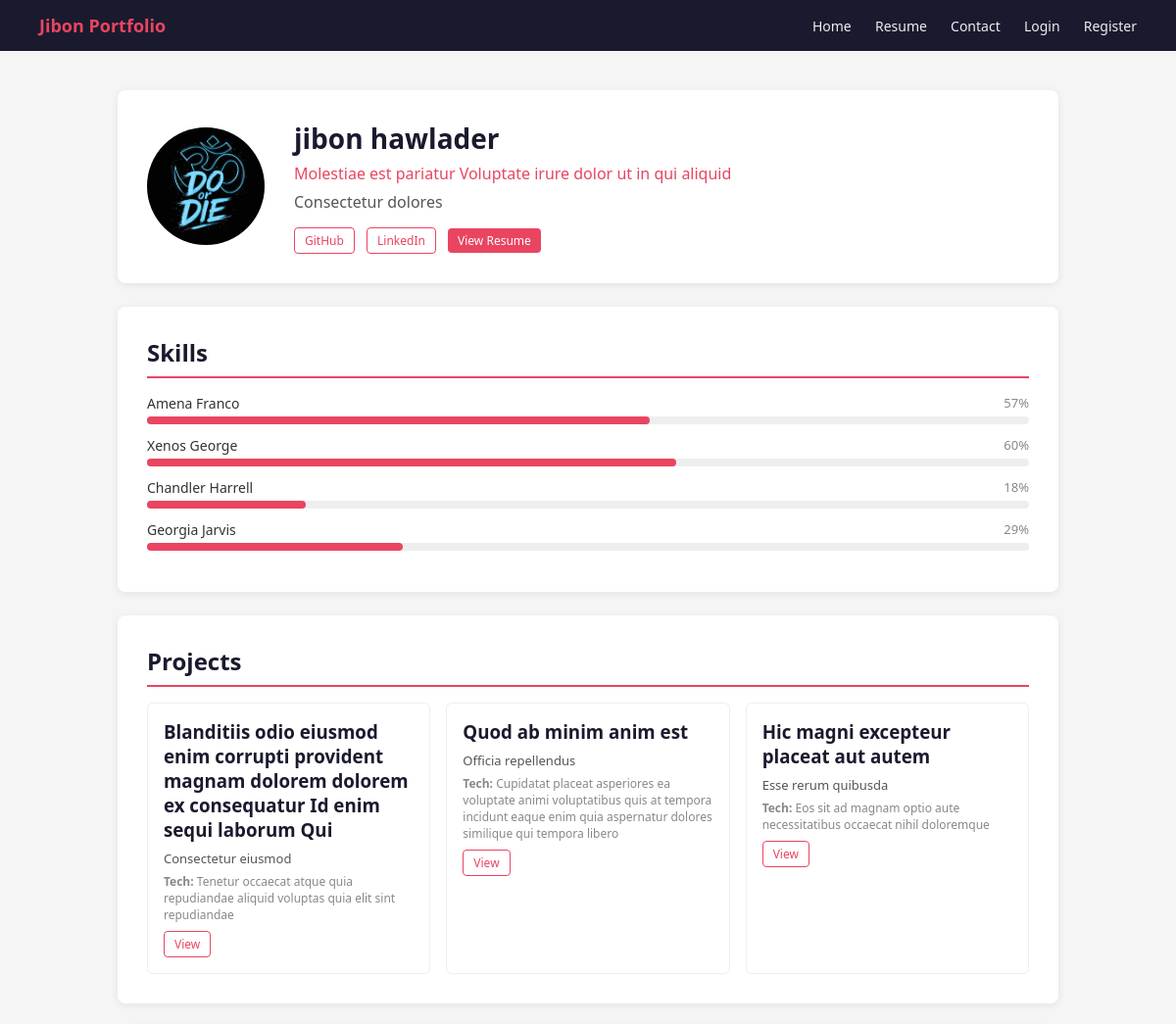
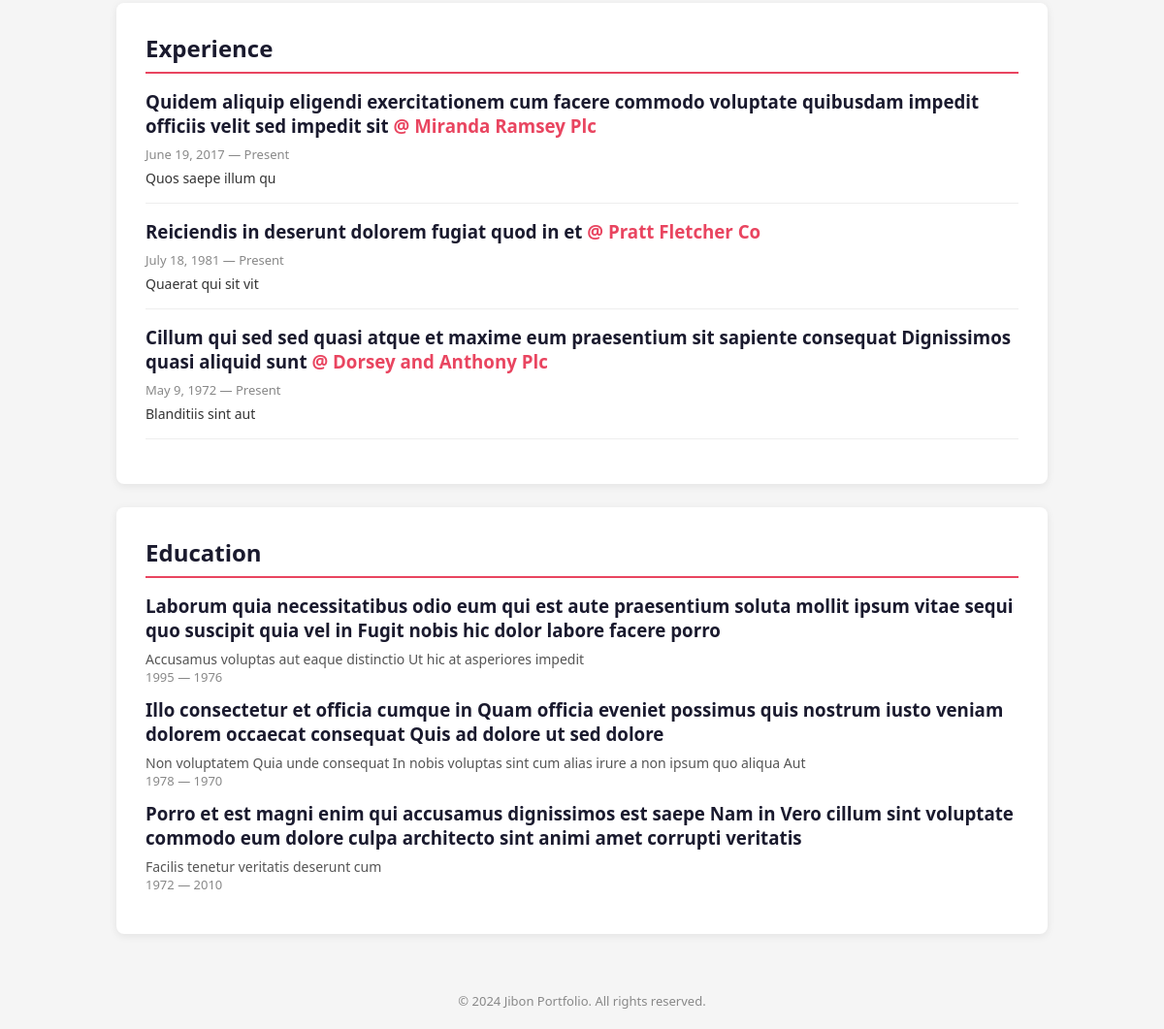
The page / on the database its author committed (2 pictures, top to bottom).
### Portfolio/models.py (models this page shows, shortened)
class Profile(models.Model):
    name = models.CharField(max_length=100)
    title = models.CharField(max_length=150)
    bio = models.TextField()
    email = models.EmailField()
    phone = models.CharField(max_length=20, blank=True)
    address = models.CharField(max_length=200, blank=True)
    github = models.URLField(blank=True)
    linkedin = models.URLField(blank=True)
    photo = models.ImageField(upload_to='profile/', blank=True, null=True)

class Skill(models.Model):
    name = models.CharField(max_length=100)
    level = models.IntegerField(default=80, help_text="Percentage 0-100")

class Project(models.Model):
    title = models.CharField(max_length=200)
    description = models.TextField()
    tech_stack = models.CharField(max_length=200)
    url = models.URLField(blank=True)
    created_at = models.DateField(auto_now_add=True)

class Experience(models.Model):
    company = models.CharField(max_length=150)
    role = models.CharField(max_length=150)
    start_date = models.DateField()
    end_date = models.DateField(null=True, blank=True)
    description = models.TextField(blank=True)
    is_current = models.BooleanField(default=False)
    class Meta:
        ordering = ['-start_date']

class Education(models.Model):
    institution = models.CharField(max_length=200)
    degree = models.CharField(max_length=200)
    field = models.CharField(max_length=150)
    start_year = models.IntegerField()
    end_year = models.IntegerField(null=True, blank=True)
    class Meta:
        ordering = ['-start_year']

### Portfolio/views.py (the view)
# urls.py: path('', views.home, name='home'),
def home(request):
    profile = Profile.objects.first()
    skills = Skill.objects.all()
    projects = Project.objects.all()
    experiences = Experience.objects.all()
    educations = Education.objects.all()
    return render(request, 'portfolio/home.html', {
        'profile': profile, 'skills': skills,
        'projects': projects, 'experiences': experiences, 'educations': educations,
    })

### templates/portfolio/home.html (shortened to what this page needs)
{% extends 'portfolio/base.html' %}
{% block content %}
<div class="container">
  {% if profile %}
  <div class="card" style="display:flex;gap:30px;align-items:center;">
    {% if profile.photo %}
      <img src="{{ profile.photo.url }}" alt="photo" style="width:120px;height:120px;border-radius:50%;object-fit:cover;">
    {% else %}
      <div style="width:120px;height:120px;border-radius:50%;background:#1a1a2e;display:flex;align-items:center;justify-content:center;color:#e94560;font-size:40px;font-weight:bold;">
        {{ profile.name|first }}
      </div>
    {% endif %}
    <div>
      <h1 style="font-size:28px;color:#1a1a2e;">{{ profile.name }}</h1>
      <p style="color:#e94560;font-size:16px;margin:6px 0;">{{ profile.title }}</p>
      <p style="color:#555;line-height:1.6;">{{ profile.bio }}</p>
      <div style="margin-top:12px;">
        {% if profile.github %}<a href="{{ profile.github }}" class="btn btn-outline btn-sm" target="_blank">GitHub</a>{% endif %}
        {% if profile.linkedin %}<a href="{{ profile.linkedin }}" class="btn btn-outline btn-sm" target="_blank" style="margin-left:8px;">LinkedIn</a>{% endif %}
        <a href="{% url 'resume' %}" class="btn btn-sm" style="margin-left:8px;">View Resume</a>
      </div>
    </div>
  </div>
  {% endif %}
  {% if skills %}
  <div class="card">
    <h2>Skills</h2>
    {% for skill in skills %}
    <div style="margin-bottom:12px;">
      <div style="display:flex;justify-content:space-between;margin-bottom:4px;">
        <span style="font-size:14px;font-weight:500;">{{ skill.name }}</span>
        <span style="font-size:13px;color:#888;">{{ skill.level }}%</span>
      </div>
      <div style="background:#eee;border-radius:4px;height:8px;">
        <div style="background:#e94560;width:{{ skill.level }}%;height:8px;border-radius:4px;"></div>
      </div>
    </div>
    {% endfor %}
  </div>
  {% endif %}
  {% if projects %}
  <div class="card">
    <h2>Projects</h2>
    <div style="display:grid;grid-template-columns:repeat(auto-fill,minmax(280px,1fr));gap:16px;">
      {% for p in projects %}
      <div style="border:1px solid #eee;border-radius:6px;padding:16px;">
        <h3>{{ p.title }}</h3>
        <p style="font-size:13px;color:#555;margin:6px 0;">{{ p.description }}</p>
        <p style="font-size:12px;color:#888;margin-bottom:8px;"><strong>Tech:</strong> {{ p.tech_stack }}</p>
        {% if p.url %}<a href="{{ p.url }}" class="btn btn-sm btn-outline" target="_blank">View</a>{% endif %}
      </div>
      {% endfor %}
    </div>
  </div>
  {% endif %}
  {% if experiences %}
  <div class="card">
    <h2>Experience</h2>
    {% for exp in experiences %}
    <div style="margin-bottom:16px;padding-bottom:16px;border-bottom:1px solid #eee;">
      <h3>{{ exp.role }} <span style="color:#e94560;">@ {{ exp.company }}</span></h3>
      <p style="font-size:13px;color:#888;">{{ exp.start_date }} — {% if exp.is_current %}Present{% else %}{{ exp.end_date }}{% endif %}</p>
      {% if exp.description %}<p style="font-size:14px;margin-top:6px;">{{ exp.description }}</p>{% endif %}
    </div>
    {% endfor %}
  </div>
  {% endif %}
  {% if educations %}
  <div class="card">
    <h2>Education</h2>
    {% for edu in educations %}
    <div style="margin-bottom:12px;">
      <h3>{{ edu.degree }} in {{ edu.field }}</h3>
      <p style="font-size:14px;color:#555;">{{ edu.institution }}</p>
      <p style="font-size:13px;color:#888;">{{ edu.start_year }} — {% if edu.end_year %}{{ edu.end_year }}{% else %}Present{% endif %}</p>
    </div>
    {% endfor %}
  </div>
  {% endif %}
</div>
{% endblock %}

### templates/portfolio/base.html (shortened to what this page needs)
<!DOCTYPE html>
<html lang="en">
<head>
</head>
<body>
<nav>
  <a href="{% url 'home' %}" class="brand">Jibon Portfolio</a>
  <div>
    <a href="{% url 'home' %}">Home</a>
    <a href="{% url 'resume' %}">Resume</a>
    <a href="{% url 'contact' %}">Contact</a>
    {% if user.is_authenticated %}
      <a href="{% url 'dashboard' %}">Dashboard</a>
      <a href="{% url 'logout' %}">Logout</a>
    {% else %}
      <a href="{% url 'login' %}">Login</a>
      <a href="{% url 'register' %}">Register</a>
    {% endif %}
  </div>
</nav>
{% block content %}{% endblock %}
<footer>&copy; 2024 Jibon Portfolio. All rights reserved.</footer>
</body>
</html>

### templates/portfolio/base.html (style rules this page uses)
* { margin: 0; padding: 0; box-sizing: border-box; }
body { font-family: 'Segoe UI', sans-serif; background: #f5f5f5; color: #333; }
nav { background: #1a1a2e; padding: 14px 40px; display: flex; justify-content: space-between; align-items: center; }
nav a { color: #eee; text-decoration: none; margin-left: 20px; font-size: 14px; }
nav .brand { color: #e94560; font-weight: bold; font-size: 18px; margin-left: 0; }
.container { max-width: 1000px; margin: 40px auto; padding: 0 20px; }
.card { background: #fff; border-radius: 8px; padding: 30px; margin-bottom: 24px; box-shadow: 0 2px 8px rgba(0,0,0,.08); }
h2 { color: #1a1a2e; margin-bottom: 16px; border-bottom: 2px solid #e94560; padding-bottom: 8px; }
h3 { color: #1a1a2e; margin-bottom: 8px; }
.btn { display: inline-block; padding: 8px 18px; background: #e94560; color: #fff; border: none; border-radius: 4px; cursor: pointer; text-decoration: none; font-size: 14px; }
.btn-sm { padding: 4px 10px; font-size: 12px; }
.btn-outline { background: transparent; border: 1px solid #e94560; color: #e94560; }
footer { text-align: center; padding: 20px; color: #888; font-size: 13px; margin-top: 40px; }

### rows shown on the page
Profile: photo (picture), name "jibon hawlader", title "Molestiae est pariatur Voluptate irure dolor ut in qui aliquid", bio "Consectetur dolores"
Skill: name "Amena Franco", level "57"
Skill: name "Xenos George", level "60"
Skill: name "Chandler Harrell", level "18"
Skill: name "Georgia Jarvis", level "29"
Project: title "Blanditiis odio eiusmod enim corrupti provident magnam dolorem dolorem ex consequatur Id enim sequi laborum Qui", description "Consectetur eiusmod", tech_stack "Tenetur occaecat atque quia repudiandae aliquid voluptas quia elit sint repudiandae"
Project: title "Quod ab minim anim est", description "Officia repellendus", tech_stack "Cupidatat placeat asperiores ea voluptate animi voluptatibus quis at tempora incidunt eaque enim quia aspernatur dolores similique qui tempora libero"
Project: title "Hic magni excepteur placeat aut autem", description "Esse rerum quibusda", tech_stack "Eos sit ad magnam optio aute necessitatibus occaecat nihil doloremque"
Experience: role "Quidem aliquip eligendi exercitationem cum facere commodo voluptate quibusdam impedit officiis velit sed impedit sit", company "Miranda Ramsey Plc", start_date "June 19, 2017", is_current "Present", description "Quos saepe illum qu"
Experience: role "Reiciendis in deserunt dolorem fugiat quod in et", company "Pratt Fletcher Co", start_date "July 18, 1981", is_current "Present", description "Quaerat qui sit vit"
Experience: role "Cillum qui sed sed quasi atque et maxime eum praesentium sit sapiente consequat Dignissimos quasi aliquid sunt", company "Dorsey and Anthony Plc", start_date "May 9, 1972", is_current "Present", description "Blanditiis sint aut"
Education: degree "Laborum quia necessitatibus odio eum qui est aute praesentium soluta mollit ipsum vitae sequi quo suscipit quia vel", field "Fugit nobis hic dolor labore facere porro", institution "Accusamus voluptas aut eaque distinctio Ut hic at asperiores impedit", start_year "1995", end_year "1976"
Education: degree "Illo consectetur et officia cumque", field "Quam officia eveniet possimus quis nostrum iusto veniam dolorem occaecat consequat Quis ad dolore ut sed dolore", institution "Non voluptatem Quia unde consequat In nobis voluptas sint cum alias irure a non ipsum quo aliqua Aut", start_year "1978", end_year "1970"
Education: degree "Porro et est magni enim qui accusamus dignissimos est saepe Nam", field "Vero cillum sint voluptate commodo eum dolore culpa architecto sint animi amet corrupti veritatis", institution "Facilis tenetur veritatis deserunt cum", start_year "1972", end_year "2010"
